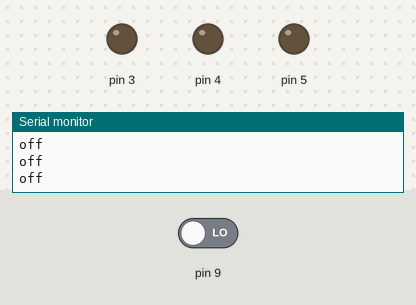
Bench run of a sketch on a simulated Arduino Uno, built with avr-gcc and run on an emulated ATmega328P. Shown: output pins drawn as LEDs (lit = HIGH), the last lines printed to the serial monitor. The test bench sets the inputs (shaded band); at power-on: pin 9 LOW.

Above: at 1.2 s.
1.3 s: pin 9 driven HIGH
At 1.6 s:
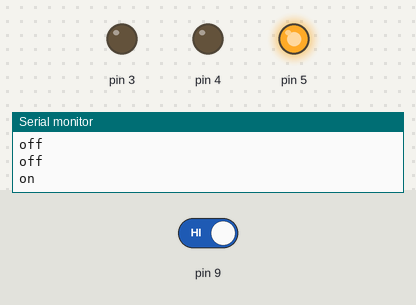
4.3 s: pin 9 driven LOW
At 5.9 s:
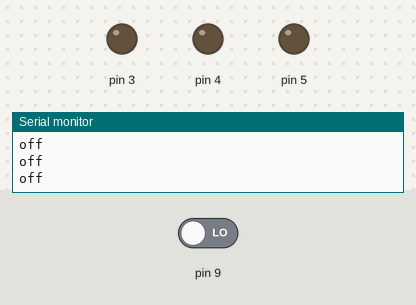
Timing chart, 0 to 7.4 s (numbered marks = the images above; inputs shaded):
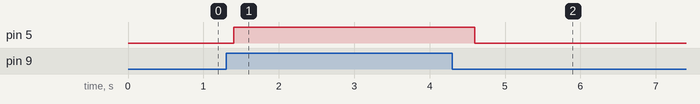

The sketch:

sketch_sep04a.ino
```cpp
void setup() {
  Serial.begin(9600);
  pinMode(9,INPUT);
  pinMode(8,INPUT);
  pinMode(7,INPUT);
  pinMode(6,INPUT);

  pinMode(5,OUTPUT);
  pinMode(4,OUTPUT);
  pinMode(4,OUTPUT);
  pinMode(3,OUTPUT);


  // put your setup code here, to run once:

}

void loop() {
  if (digitalRead(9) == 1) {
    Serial.println("on");
    digitalWrite(5,HIGH);
    delay(400);
    digitalWrite(5,LOW);
  }

 if (digitalRead(9) == 0) {
   Serial.println("off");
   delay(200);
 }
  // put your main code here, to run repeatedly:

}
```

Measured:
- after the input at 1.3 s, pin 5: LOW → HIGH after 0.10 s
- after the input at 4.3 s, pin 5: HIGH → LOW after 0.30 s
